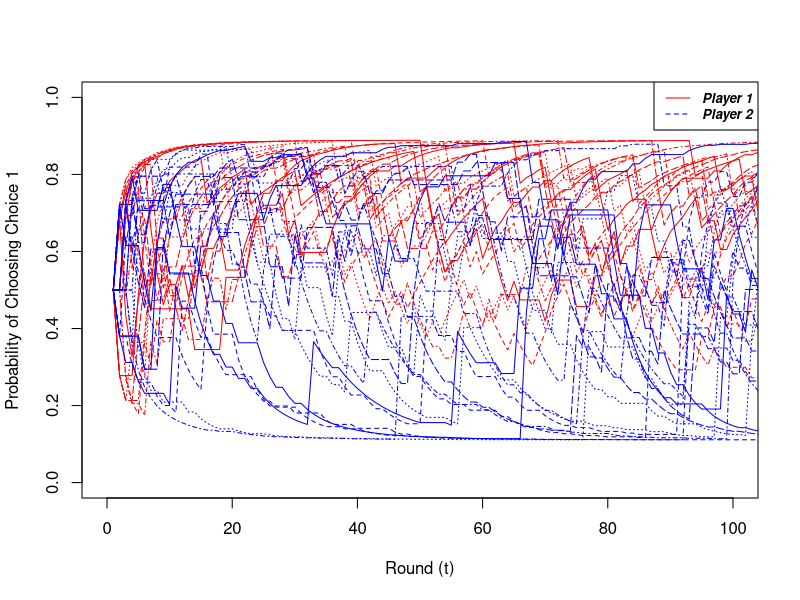
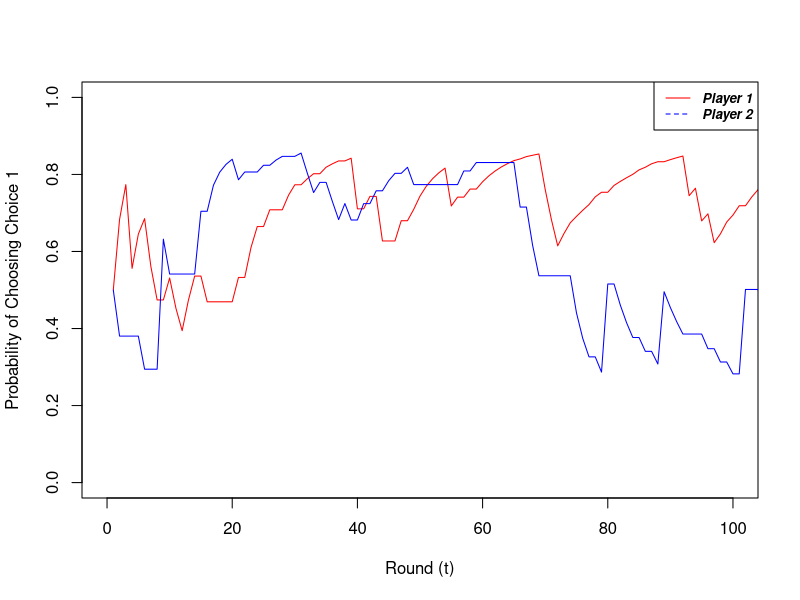
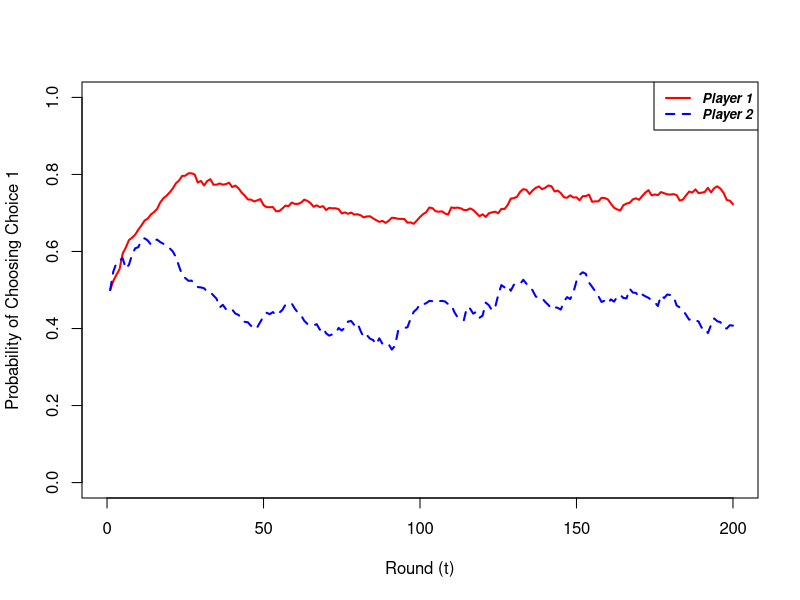
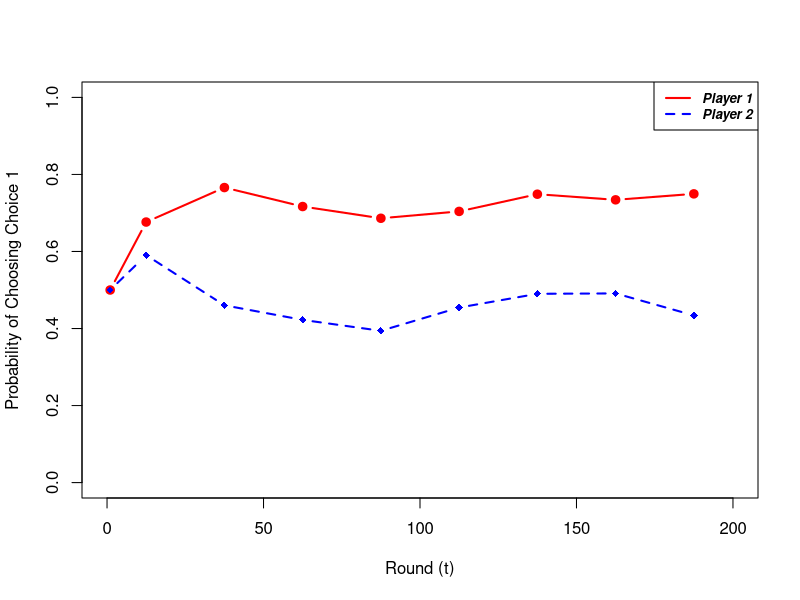

Write the R code that produced these figures, in order.
#Model Replication
#Predicting How People Play Games: Reinforcement Learning in Experimental Games with Unique, Mixed Strategy Equilibria 
#Erev and Roth, 1998

#Created by James Paine
#15.879 - Simulation Models in Social and Behavioral Sciences
#February 14, 2019


#THREE-PARAMETER MODEL


setwd("C:/Users/jpaine/OneDrive/MIT/15.879 - Simulation Models in Social and Behavioral Sciences/Erev Modeling")
Payout = read.csv("ML Payoff Matrix.csv")
head(Payout)

#Set the number of time steps or rounds of individual play between each player
Rounds = 200

#Set the number of players
#NOTE: MUST MATCH FORMAT OF INPUT PAYOUT MATRIX
NumPlayer = 2

#Set the number of interations of each play
Iterations = 20

#Set model Parameters
#Tuned paramters on page 864
S1 = 9
phi = .1
eps = .2

#Note on indicies
#i = iteration index
#n = player index
#t = round, or time, index of single play
#k = index of choice the player actually played
#j = general index of choices available to player
#q[n,j,t] = 'propensity' towards a strategy j
#p[n,j,t] = probability of choosing strategy j



#Get the number of unique choices for each player
M = lapply(Payout, function(x) length(unique(x)))
M = M[1:NumPlayer]

#Get the average absolute payoff for each player
X = lapply(Payout, function(x) abs(mean(x)))
X = X[(NumPlayer+1):length(X)]

#Get the minimum payoff for each player
x_min = lapply(Payout, function(x) min(x))
x_min = x_min[(NumPlayer+1):length(x_min)]

#initalize the GLOBAL probability and q array spaces
P = array(data = NA, dim = c(NumPlayer,max(as.numeric(M[1:NumPlayer])),Rounds,Iterations))
Q=P

#initialize the GLOBAL choice array k
K = array(data = NA, dim = c(NumPlayer,Rounds,Iterations))

i=1

#Loop through each iteration i the multi-round game
for (i in 1:Iterations) {
  cat("\014")  
  print(paste0("Iteration: ", i, " of ", Iterations))

    
  #initalize the probability and q array space for this iteration
  p = array(data = NA, dim = c(NumPlayer,max(as.numeric(M[1:NumPlayer])),Rounds))
  q=p
  
  #initialize the choice array k for this iteration
  k = array(data = NA, dim = c(NumPlayer,Rounds))
  
  
  #Initialization round
  #set t=1 values for the probabilities and propensities
  for (n in 1:NumPlayer) {
    for (j in 1:as.numeric(M[n])) {
      
      p[n,j,1]= 1/as.numeric(M[n])
      q[n,j,1]= p[n,j,1]*S1*as.numeric(X[n])
      
    }
  }
  
  p[,,1]
  q[,,1]
  
  q[2,2,1]
  q[2,2,2]
  
  t=2
  n=1
  j=1
  
  #Loop through subsequent rounds
  for(t in 2:Rounds) {
    
    for(n in 1:NumPlayer){
      #Probabilistically get player n's choice 
      k[n,t]=sample(c(1:as.numeric(M[n])),1,replace=FALSE,prob=p[n,,(t-1)])
    }
  
    k[,t]
    
    #Look at the payout matrix to determine which row matches the choices
    FullPayout = Payout[apply(Payout[,1:NumPlayer], 1, function(x) identical(as.numeric(x),as.numeric(k[,t]))),]
    R = FullPayout[,(NumPlayer+1):ncol(Payout)]-x_min
  
    for(n in 1:NumPlayer){
      
      #for each strategy option, see if a reward was observed
      for(j in 1:as.numeric(M[n])){
        
        q[n,j,t] = (1-phi)*q[n,j,(t-1)]
        
        if (as.numeric(k[n,t]) == j) {
          #update the propensities based on the reward observed
          q[n,j,t] =  q[n,j,t]+as.numeric(R[n])*(1-eps)        
        } else{
          
          if (as.numeric(M[n]) <= 2) {
            
            if ((j == (as.numeric(k[n,t])+1))|(j == (as.numeric(k[n,t])-1))) {
              #update the propensities based on the reward observed
              q[n,j,t] =  q[n,j,t]+as.numeric(R[n])*(eps/2)        
            }          
            
          } else {
            q[n,j,t] =  q[n,j,t]+as.numeric(R[n])*(eps/(as.numeric(M[n])-1))
          }  
          
        }
     
      } #next j in the observation of choice and propentsity update loop
      
      #Update probabilities based on newly updated propensities
      for(j in 1:as.numeric(M[n])){
        p[n,j,t] = q[n,j,t]/sum(q[n,1:as.numeric(M[n]),t])     
      } #next j in the update of probability loop
  
    } #next n
    
 
    
  } #next t
  
  #Write the values of p, q, and k to global arrays for later use and analysis
  P[,,,i]=p
  Q[,,,i]=q
  K[,,i]=k
  
} #next i


###Recreate the Plots from Erev and Roth

#Initialize the average arrays
P_avg = array(data = NA, dim = c(NumPlayer,max(as.numeric(M[1:NumPlayer])),Rounds))
Q_avg = P_avg

#Loop through the players and choices and average over the iterations observed at each round
for (n in 1:NumPlayer){
  for (j in 1:as.numeric(M[n])) {
  
    SubP=P[n,j,,]
    P_avg[n,j,]=rowMeans(SubP)
    
    SubQ=Q[n,j,,]
    Q_avg[n,j,]=rowMeans(SubQ)
    
  }
}

###### PLOTTING FUNCTIONS #####

##Plot ALL the iterations
matplot(1:Rounds,P[1,1,,], typ = "l", pch=19, col = "red",
        xlim=c(0,100), ylim=c(0,1),
        xlab = "Round (t)", ylab = "Probability of Choosing Choice 1"
)
matlines(P[2,1,,], pch = 18, col="blue")
legend("topright", legend=c("Player 1", "Player 2"),
       col=c("red", "blue"), lty=1:2, cex=0.8,
       text.font=4)


##Plot a single random iteration
it = sample(1:Iterations, 1)
plot(1:Rounds,P[1,1,,it], typ = "l", pch=19, col = "red",
     xlim=c(0,100), ylim=c(0,1),
     xlab = "Round (t)", ylab = "Probability of Choosing Choice 1"
)
lines(P[2,1,,it], pch = 18, col="blue")
legend("topright", legend=c("Player 1", "Player 2"),
       col=c("red", "blue"), lty=1:2, cex=0.8,
       text.font=4)


##Plot the average of the probabilities for each player

plot(1:Rounds,P_avg[1,1,], typ = "l", pch=19, col = "red", lwd=2,
     xlim=c(0,Rounds), ylim=c(0,1),
     xlab = "Round (t)", ylab = "Probability of Choosing Choice 1"
)
lines(1:Rounds,P_avg[2,1,], pch = 18, col="blue", lty = 2, lwd=2)
legend("topright", legend=c("Player 1", "Player 2"), lwd = 2,
       col=c("red", "blue"), lty=1:2, cex=0.8,
       text.font=4)



##Plot Binned data to match Erev and Roth outputs

#Bin the iterations of data
Bins = 8
Bin_Size = round(Rounds/Bins,0)

t_vector = seq(Rounds/Bins/2, Rounds, Rounds/Bins)
t_vector = append(1, t_vector)

P_bin = array(data = NA, dim = c(NumPlayer,max(as.numeric(M[1:NumPlayer])),Bins+1))
Q_bin = P_bin


#Loop through the players and choices and create an average bin by round
for (n in 1:NumPlayer){
  for (j in 1:as.numeric(M[n])) {
    P_bin[n,j,]=append(P_avg[n,j,1],colMeans(matrix(P_avg[n,j,],Bin_Size)))
    Q_bin[n,j,]=append(Q_avg[n,j,1],colMeans(matrix(P_avg[n,j,],Bin_Size)))
  }
}

#Plot the binned data
plot(t_vector,P_bin[1,1,], typ = "b", pch=19, col = "red", lwd=2,
     xlim=c(0,Rounds), ylim=c(0,1),
     xlab = "Round (t)", ylab = "Probability of Choosing Choice 1"
)
lines(t_vector,P_bin[2,1,], typ = "b", pch = 18, col="blue", lty = 2, lwd=2)
legend("topright", legend=c("Player 1", "Player 2"), lwd = 2,
       col=c("red", "blue"), lty=1:2, cex=0.8,
       text.font=4)
